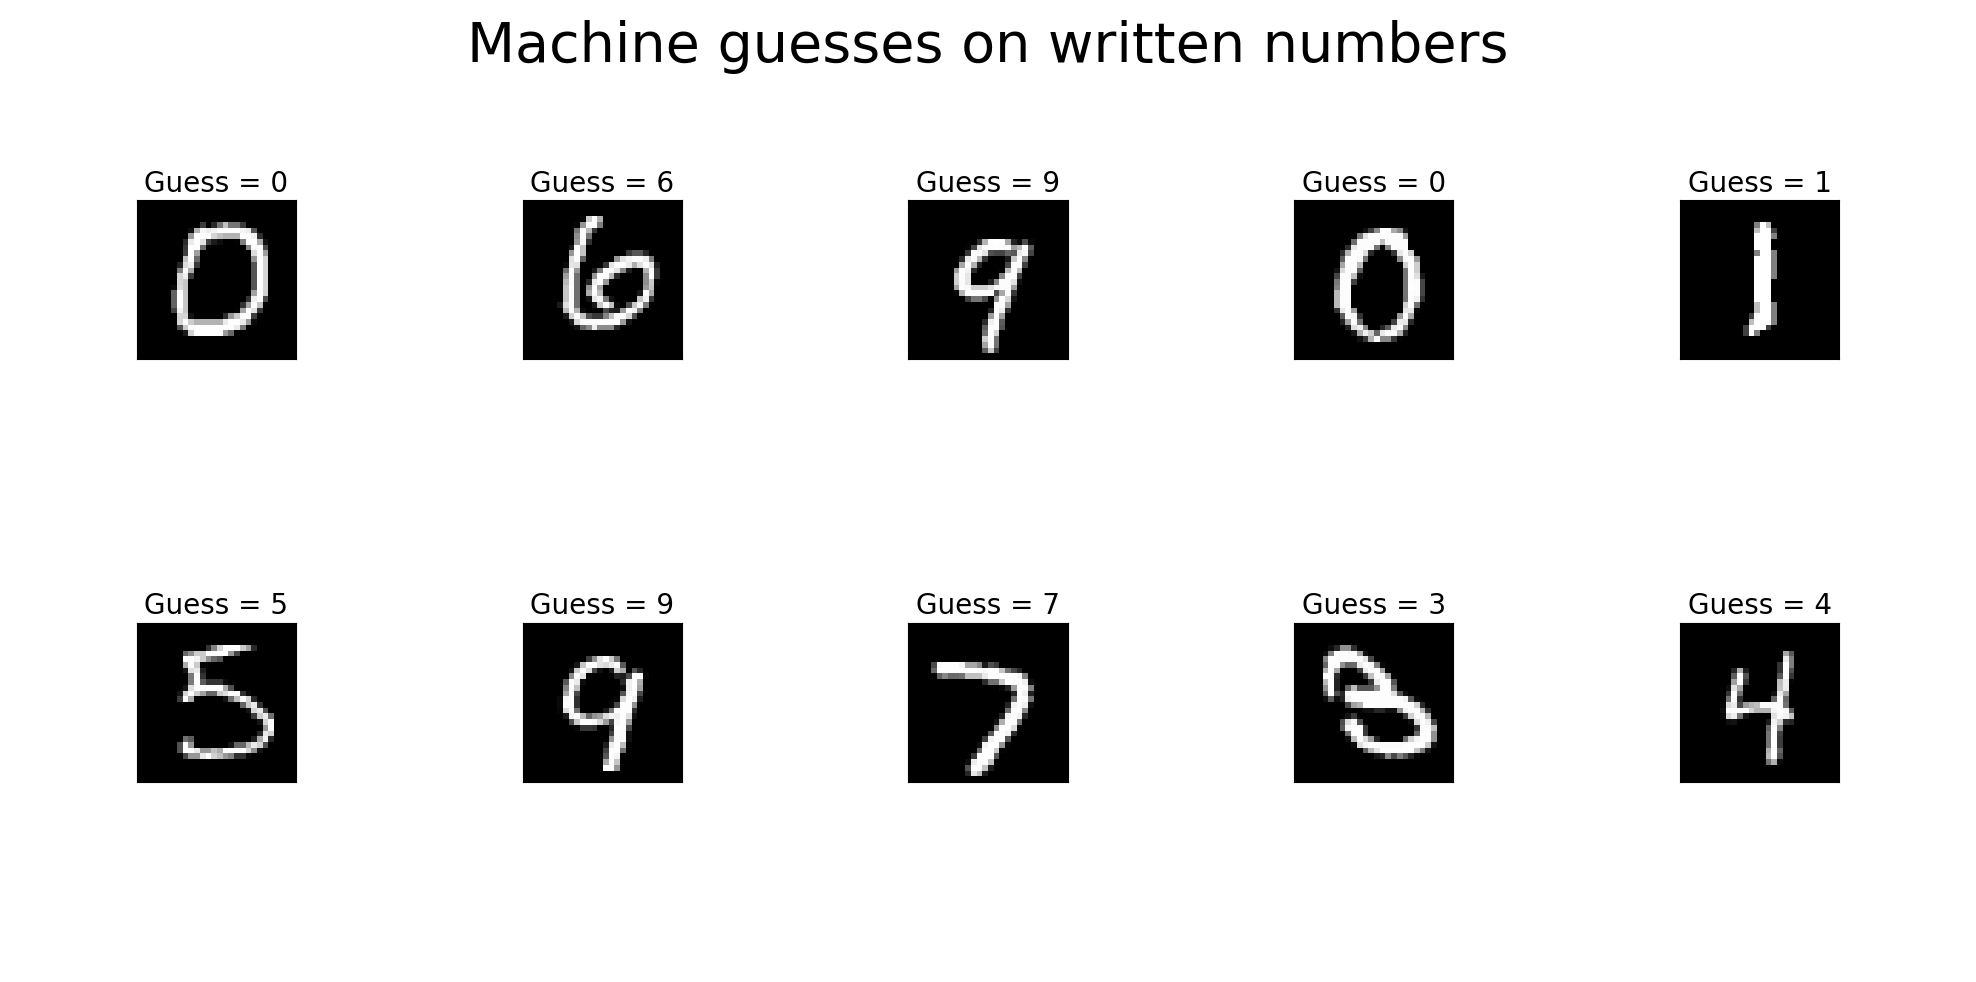

Recreate this plot in Python.
import tensorflow as tf
import numpy as np
import matplotlib.pyplot as plt

# MNIST dataset parameters.
num_classes = 10 # 0 to 9 digits
num_features = 784 # 28*28

# Training parameters.
learning_rate = 0.01
training_steps = 1000
batch_size = 256
display_step = 50


# Prepare MNIST data.
from tensorflow.keras.datasets import mnist
(x_train, y_train), (x_test, y_test) = mnist.load_data()
# Convert to float32.
x_train, x_test = np.array(x_train, np.float32), np.array(x_test, np.float32)
# Flatten images to 1-D vector of 784 features (28*28).
x_train, x_test = x_train.reshape([-1, num_features]), x_test.reshape([-1, num_features])
# Normalize images value from [0, 255] to [0, 1].
x_train, x_test = x_train / 255., x_test / 255.

# Use tf.data API to shuffle and batch data.
train_data = tf.data.Dataset.from_tensor_slices((x_train, y_train))
train_data = train_data.repeat().shuffle(5000).batch(batch_size).prefetch(1)


# Weight of shape [784, 10], the 28*28 image features, and total number of classes.
W = tf.Variable(tf.ones([num_features, num_classes]), name="weight")
# Bias of shape [10], the total number of classes.
b = tf.Variable(tf.zeros([num_classes]), name="bias")

# Logistic regression (Wx + b).
def logistic_regression(x):
    # Apply softmax to normalize the logits to a probability distribution.
    return tf.nn.softmax(tf.matmul(x, W) + b)

# Cross-Entropy loss function.
def cross_entropy(y_pred, y_true):
    # Encode label to a one hot vector.
    y_true = tf.one_hot(y_true, depth=num_classes)
    # Clip prediction values to avoid log(0) error.
    y_pred = tf.clip_by_value(y_pred, 1e-9, 1.)
    # Compute cross-entropy.
    return tf.reduce_mean(-tf.reduce_sum(y_true * tf.math.log(y_pred),1))

# Accuracy metric.
def accuracy(y_pred, y_true):
    # Predicted class is the index of highest score in prediction vector (i.e. argmax).
    correct_prediction = tf.equal(tf.argmax(y_pred, 1), tf.cast(y_true, tf.int64))
    return tf.reduce_mean(tf.cast(correct_prediction, tf.float32))

# Stochastic gradient descent optimizer.
optimizer = tf.optimizers.SGD(learning_rate)


# Optimization process.
def run_optimization(x, y):
    # Wrap computation inside a GradientTape for automatic differentiation.
    with tf.GradientTape() as g:
        pred = logistic_regression(x)
        loss = cross_entropy(pred, y)

    # Compute gradients.
    gradients = g.gradient(loss, [W, b])

    # Update W and b following gradients.
    optimizer.apply_gradients(zip(gradients, [W, b]))


# Run training for the given number of steps.
for step, (batch_x, batch_y) in enumerate(train_data.take(training_steps), 1):
    # Run the optimization to update W and b values.
    run_optimization(batch_x, batch_y)

    if step % display_step == 0:
        pred = logistic_regression(batch_x)
        loss = cross_entropy(pred, batch_y)
        acc = accuracy(pred, batch_y)
        print("step: %i, loss: %f, accuracy: %f" % (step, loss, acc))

# Test model on validation set.
pred = logistic_regression(x_test)
print("Test Accuracy: %f" % accuracy(pred, y_test))


#GRAPHICAL VIEW
x = 20
"""
#x controls which blocks of 10 to show. If you want the 10 first(0-9),
let x=10. If you want the next 10 (10-19), let x=20, and so on.
"""
test_images = x_test[:x]
predictions = logistic_regression(test_images)

f, axarr = plt.subplots(2,5)

for i in range(x-10,x-5):
    for j in range(2):
        guess = 'Guess = ' + str(np.argmax(predictions[i+j*5]))
        #axarr[j,i%5].imshow(x_test[i+j*5],cmap='gray')
        axarr[j,i%5].imshow(np.reshape(test_images[i+j*5], [28, 28]),cmap='gray')
        axarr[j,i%5].set_title(guess,fontsize=20) #Machine guess in subtitle
        axarr[j,i%5].tick_params(
        axis='both',          # Remove ticks and labels
        which='both',
        bottom=False,
        left=False,
        labelleft=False,
        labelbottom=False)

plt.suptitle('Machine guesses on written numbers', fontsize=40)
plt.tight_layout()
plt.show()
